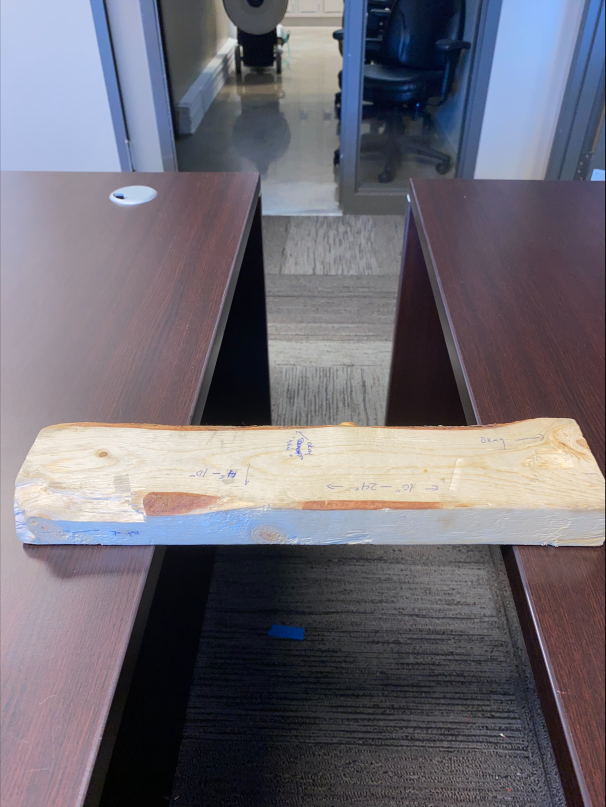
#> input picture docs/notebooks/images/top_1.jpeg, 1816 x 2420 px (shown at 1/3 size)
$ jupyter execute 9_3D_unfolding.ipynb
#> lines starting #> are read from the running program, lines starting #| are printed output that depends on the picture; after the words box and inside, x2 and y2 are one past the last pixel; in counts of white or black regions, pixels touching at a corner belong together
[cell 1]
import cv2
import numpy as np
import matplotlib.pyplot as plt
import glob

[cell 2]
top_1 = cv2.imread('../images/top_1.jpeg')
#> top_1 is the input picture: shape (2420, 1816, 3); mean B, G, R 116.5, 107.5, 111.2
bottom_1 = cv2.imread('../images/bottom_1.jpeg')
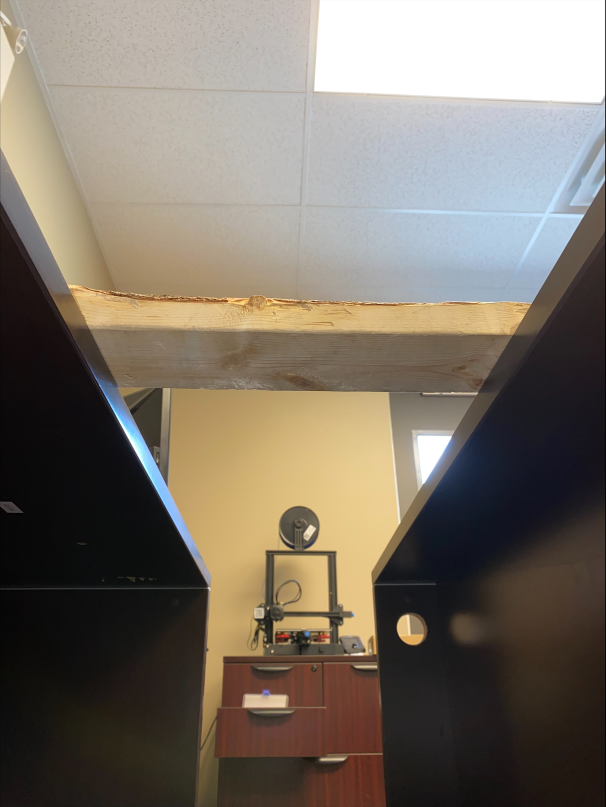
#> input picture docs/notebooks/images/bottom_1.jpeg, 1816 x 2420 px (shown at 1/3 size)
#> bottom_1 is the input picture: shape (2420, 1816, 3); mean B, G, R 103.6, 115, 123.8
top_2 = cv2.imread('../images/top_2.jpeg')
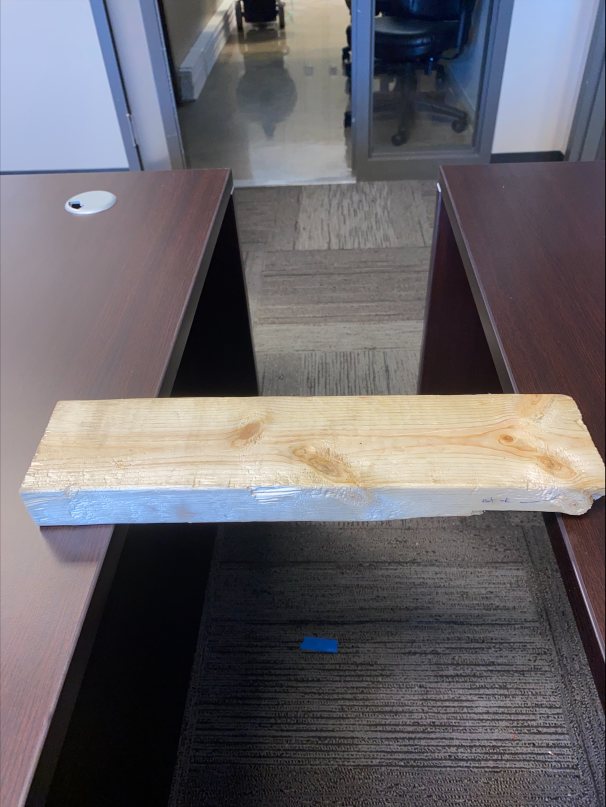
#> input picture docs/notebooks/images/top_2.jpeg, 1816 x 2420 px (shown at 1/3 size)
#> top_2 is the input picture: shape (2420, 1816, 3); mean B, G, R 106.4, 101.6, 105.3
bottom_2 = cv2.imread('../images/bottom_2.jpeg')
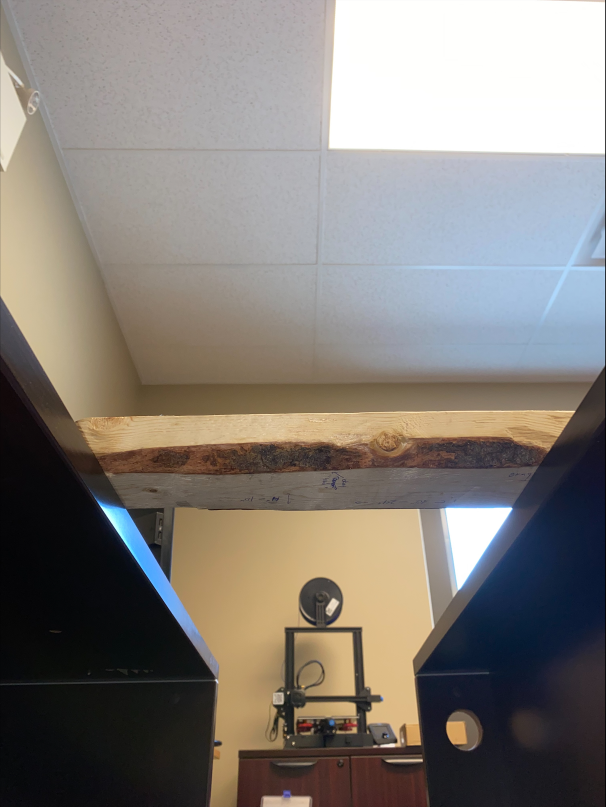
#> input picture docs/notebooks/images/bottom_2.jpeg, 1816 x 2420 px (shown at 1/3 size)
#> bottom_2 is the input picture: shape (2420, 1816, 3); mean B, G, R 121.5, 126.9, 132.3

plt.imshow(cv2.cvtColor(top_1,cv2.COLOR_BGR2RGB))
plt.title('top_1')
plt.show()

plt.imshow(cv2.cvtColor(bottom_1,cv2.COLOR_BGR2RGB))
plt.title('bottom_1')
plt.show()

[cell 3]
# going to hard code the cropping of the ROI

top_1_cropped = top_1[1260:1640,30:]
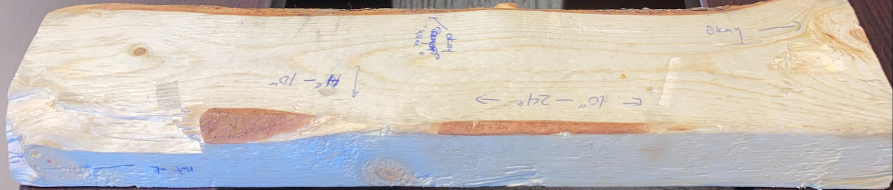
#> top_1_cropped: shape (380, 1786, 3) (shown at 1/2 size); mean B, G, R 187.1, 194, 201.6

plt.imshow(cv2.cvtColor(top_1_cropped,cv2.COLOR_BGR2RGB))
plt.title('top_1')
plt.show()

bottom_1_cropped = bottom_1[870:1170,205:1600]

plt.imshow(cv2.cvtColor(bottom_1_cropped,cv2.COLOR_BGR2RGB))
plt.title('bottom_1')
plt.show()

[cell 4]
gray_top_1 = cv2.cvtColor(top_1_cropped,cv2.COLOR_BGR2GRAY)
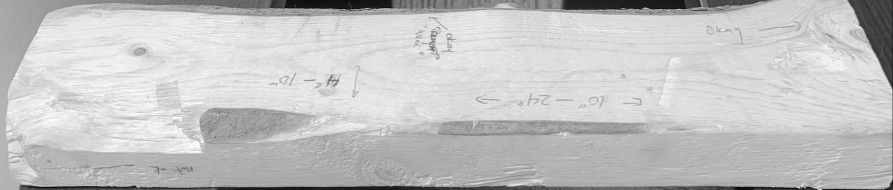
#> gray_top_1: shape (380, 1786) (shown at 1/2 size); min 0, max 255, mean 195.5
gray_bottom_1 = cv2.cvtColor(bottom_1_cropped,cv2.COLOR_BGR2GRAY)
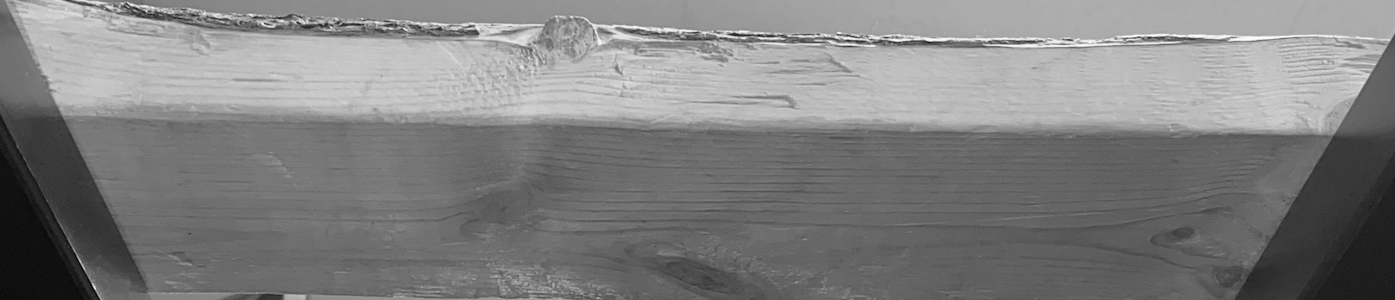
#> gray_bottom_1: shape (300, 1395); min 0, max 254, mean 128

ret1,thresh1_top = cv2.threshold(gray_top_1,180,255,cv2.THRESH_BINARY)
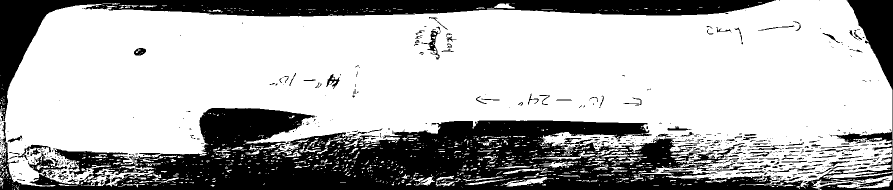
#> thresh1_top: shape (380, 1786) (shown at 1/2 size); 70% white; 646 black regions (508 under 20 px), largest, box (x1, y1, x2, y2) and area: (0, 0, 1786, 380) 144205, (0, 0, 1552, 243) 46973, (56, 305, 135, 346) 973
ret1,thresh1_bottom = cv2.threshold(gray_bottom_1,120,255,cv2.THRESH_BINARY)
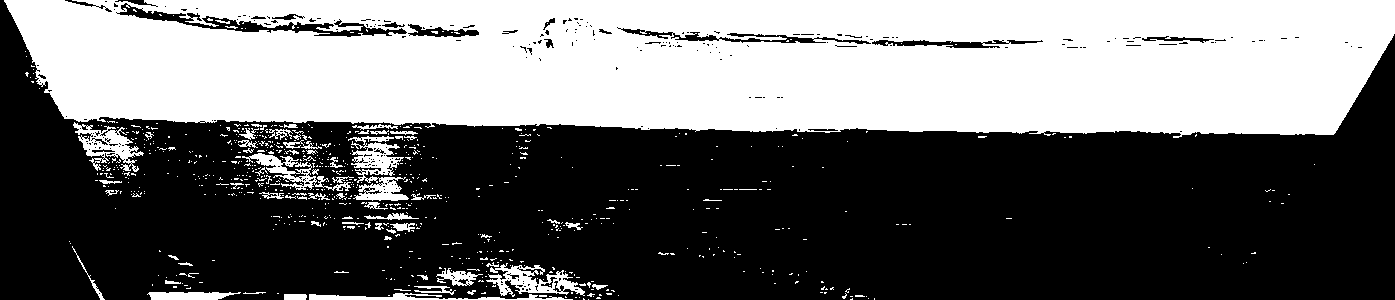
#> thresh1_bottom: shape (300, 1395); 42.7% white; 758 white regions (690 under 20 px), largest, box (x1, y1, x2, y2) and area: (4, 0, 1395, 138) 165703, (348, 136, 409, 201) 1926, (486, 263, 585, 297) 1414

plt.imshow(cv2.cvtColor(thresh1_top,cv2.COLOR_BGR2RGB))
plt.title('thresh1_top')
plt.axis('off')
plt.show()

plt.imshow(cv2.cvtColor(thresh1_bottom,cv2.COLOR_BGR2RGB))
plt.title('thresh1_bottom')
plt.axis('off')
plt.show()

[cell 5]
contours1, __ = cv2.findContours(thresh1_top, cv2.RETR_EXTERNAL, cv2.CHAIN_APPROX_SIMPLE) #RETR_EXTERNAL takes only the outermost contours of the contour hierarchy
#> contours1 = 1171 contours, 1091 with area under 20; largest, box (x1, y1, x2, y2) and area: (0, 0, 1785, 377) 462277, (1623, 347, 1785, 380) 1360, (167, 337, 308, 373) 1143, (1646, 342, 1785, 358) 566, (1001, 354, 1107, 373) 552
contours2, __ = cv2.findContours(thresh1_bottom, cv2.RETR_EXTERNAL, cv2.CHAIN_APPROX_SIMPLE) #RETR_EXTERNAL takes only the outermost contours of the contour hierarchy
#> contours2 = 735 contours, 704 with area under 20; largest, box (x1, y1, x2, y2) and area: (4, 0, 1395, 138) 169667, (348, 136, 409, 201) 1794, (486, 263, 585, 297) 1344, (73, 122, 144, 172) 1338, (242, 153, 351, 191) 1014

top_copy = top_1_cropped.copy()
bottom_copy = bottom_1_cropped.copy()
cv2.drawContours(top_copy, contours1, -1, (0,255,0), 3)
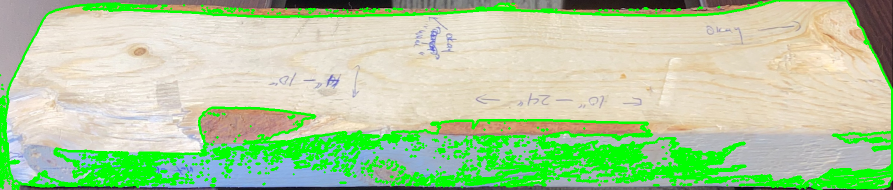
#> top_copy: shape (380, 1786, 3) (shown at 1/2 size); 14.6% of pixels changed, all inside (x1, y1, x2, y2) = (0, 0, 1786, 380)
cv2.drawContours(bottom_copy, contours2, -1, (0,255,0), 3)
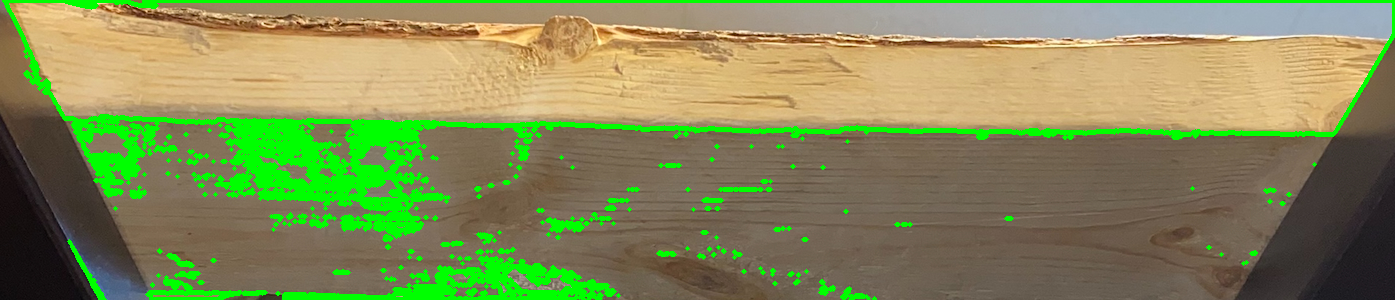
#> bottom_copy: shape (300, 1395, 3); mean B, G, R 87.1, 138.7, 131.3

plt.imshow(cv2.cvtColor(top_copy,cv2.COLOR_BGR2RGB))
plt.title('top_copy')
plt.axis('off')
plt.show()

plt.imshow(cv2.cvtColor(bottom_copy,cv2.COLOR_BGR2RGB))
plt.title('bottom_copy')
plt.axis('off')
plt.show()
